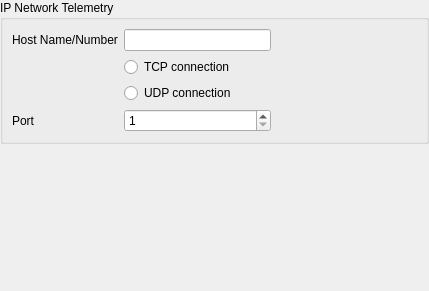
<?xml version="1.0" encoding="UTF-8"?>
<ui version="4.0">
 <class>IPconnectionOptionsPage</class>
 <widget class="QWidget" name="IPconnectionOptionsPage">
  <property name="geometry">
   <rect>
    <x>0</x>
    <y>0</y>
    <width>429</width>
    <height>291</height>
   </rect>
  </property>
  <property name="windowTitle">
   <string>Form</string>
  </property>
  <layout class="QVBoxLayout" name="verticalLayout">
   <property name="margin">
    <number>0</number>
   </property>
   <item>
    <widget class="QScrollArea" name="scrollArea">
     <property name="sizePolicy">
      <sizepolicy hsizetype="Expanding" vsizetype="Minimum">
       <horstretch>0</horstretch>
       <verstretch>0</verstretch>
      </sizepolicy>
     </property>
     <property name="frameShape">
      <enum>QFrame::NoFrame</enum>
     </property>
     <property name="frameShadow">
      <enum>QFrame::Plain</enum>
     </property>
     <property name="widgetResizable">
      <bool>true</bool>
     </property>
     <widget class="QWidget" name="scrollAreaWidgetContents">
      <property name="geometry">
       <rect>
        <x>0</x>
        <y>0</y>
        <width>429</width>
        <height>125</height>
       </rect>
      </property>
      <layout class="QGridLayout" name="gridLayout">
       <property name="margin">
        <number>0</number>
       </property>
       <item row="0" column="0">
        <widget class="QGroupBox" name="groupBox">
         <property name="title">
          <string>IP Network Telemetry</string>
         </property>
         <layout class="QGridLayout" name="gridLayout_2">
          <item row="0" column="0">
           <widget class="QLabel" name="label_2">
            <property name="text">
             <string>Host Name/Number</string>
            </property>
           </widget>
          </item>
          <item row="0" column="1">
           <widget class="QLineEdit" name="HostName"/>
          </item>
          <item row="0" column="2">
           <spacer name="horizontalSpacer">
            <property name="orientation">
             <enum>Qt::Horizontal</enum>
            </property>
            <property name="sizeHint" stdset="0">
             <size>
              <width>40</width>
              <height>20</height>
             </size>
            </property>
           </spacer>
          </item>
          <item row="1" column="1">
           <widget class="QRadioButton" name="UseTCP">
            <property name="text">
             <string>TCP connection</string>
            </property>
           </widget>
          </item>
          <item row="2" column="1">
           <widget class="QRadioButton" name="UseUDP">
            <property name="text">
             <string>UDP connection</string>
            </property>
           </widget>
          </item>
          <item row="3" column="0">
           <widget class="QLabel" name="label_3">
            <property name="text">
             <string>Port</string>
            </property>
           </widget>
          </item>
          <item row="3" column="1">
           <widget class="QSpinBox" name="Port">
            <property name="minimum">
             <number>1</number>
            </property>
            <property name="maximum">
             <number>999999</number>
            </property>
           </widget>
          </item>
         </layout>
        </widget>
       </item>
      </layout>
     </widget>
    </widget>
   </item>
   <item>
    <spacer name="verticalSpacer">
     <property name="orientation">
      <enum>Qt::Vertical</enum>
     </property>
     <property name="sizeHint" stdset="0">
      <size>
       <width>20</width>
       <height>40</height>
      </size>
     </property>
    </spacer>
   </item>
  </layout>
 </widget>
 <resources/>
 <connections/>
</ui>
